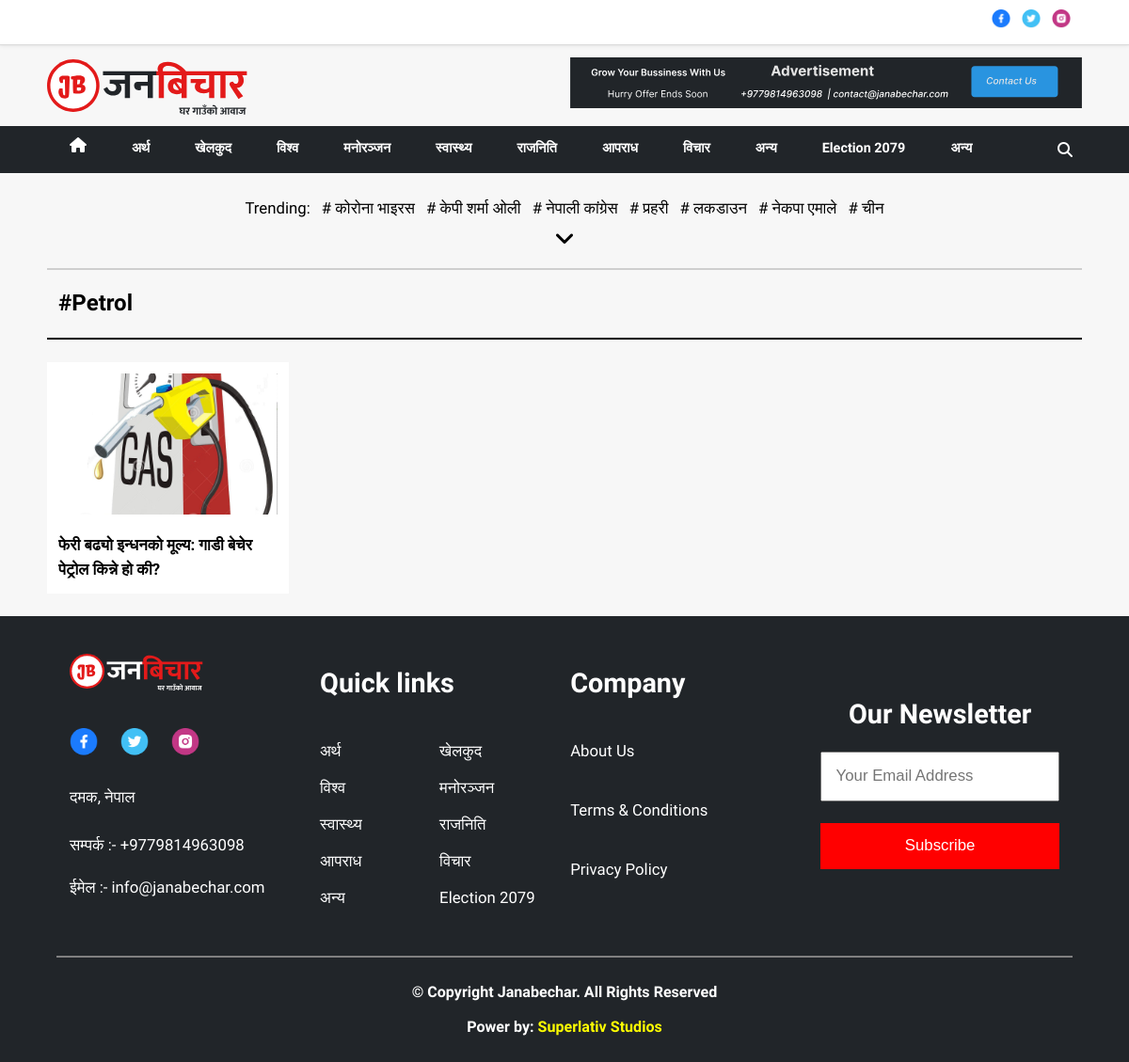
Before: /tag/Petrol/ with the older database file.
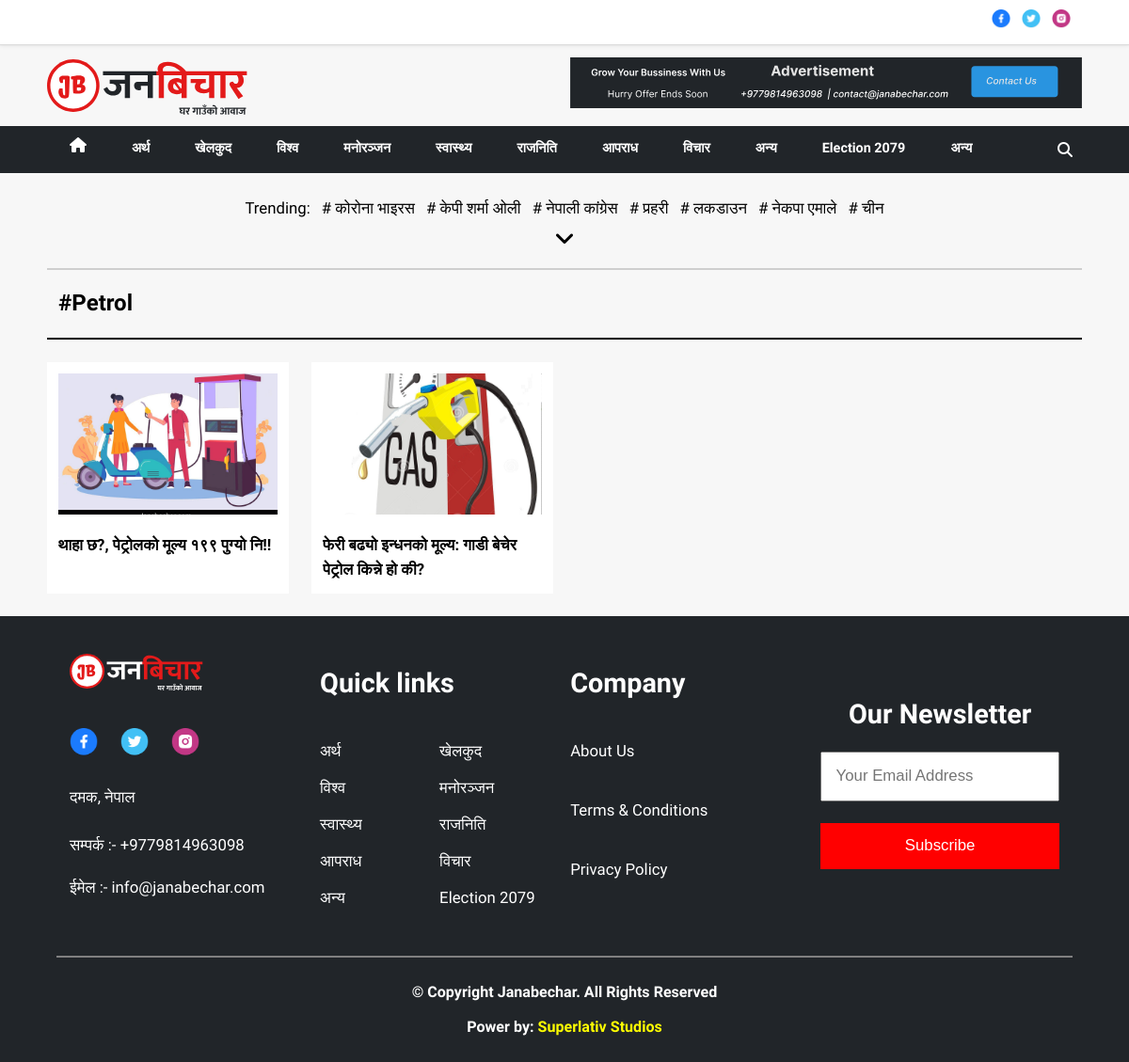
After: the same page with the newer database file.
### news/models.py (models this page shows, shortened)
class Category(models.Model):
    title = models.CharField(max_length=200, blank=True, null=True)
    name = models.CharField(max_length=200)

class Tag(models.Model):
    name = models.CharField(max_length=200)
    created_at = models.DateTimeField(auto_now_add=True)

class News(models.Model):
    title = models.CharField(max_length=500)
    is_highlighted = models.BooleanField(default=False)
    is_main = models.BooleanField(default=False)
    category = models.ForeignKey(
        Category, on_delete=models.CASCADE, related_name='cat')
    tag = models.ManyToManyField(
        Tag, blank=True, related_name='tag')
    description = models.TextField(blank=True, null=True)
    content = RichTextUploadingField(blank=True, null=True)
    image = models.ImageField(blank=True, upload_to=get_obs_upload_path())
    published_at = models.DateTimeField()
    updated_at = models.DateTimeField(auto_now=True)
    class Meta:
        verbose_name_plural = 'News'

### news/views.py (the view)
# urls.py: path("tag/<str:name>/", tag, name="tag"),
def tag(request, name):
    npdate = TodayBS()
    tags = Tag.objects.all()
    categories = Category.objects.all()
    news = News.objects.filter(tag__name=name).order_by('-published_at')
    page = "tag"
    context = {
        'npdate': npdate,
        'title': name,
        'page': page,
        'news': news,
        'tags': tags,
        'categories': categories,
    }
    return render(request, 'tage.html', context)

### news/utils.py (called while the page is built)
def TodayBS():
    today = datetime.now()
    date = convert_AD_to_BS(today.year, today.month, today.day)
    ne_date = bsdate(date[0], date[1], date[2])
    return ne_date.strftime("%B %d %Y,%A", lang='ne')

### templates/tage.html (shortened to what this page needs)
{% extends 'base.html' %}
{% load static %}
{% block content %}
<div class="fs-2 fw-bold pl-1  pv-1-5 border-style  my-container">#{{title}} </div>
<div class="my-container grid grid-column-4-1fr mob-grid gap-2 pt-2 pb-2">
    {% for new in news%}
    {% include 'include/news-article.html' %}
    {%endfor%}
</div>
{% endblock %}

### templates/include/header.html (shortened to what this page needs)
{% load static%}
<div class="expanded-w h-48 center border-bottom-1-gray box-white">
    <div class="row sb ai-center my-container pl-1 pr-1">
        <div class="row gap-1 center">
            <a href="#"> <img class="h-20" src="{% static 'media/Facebook.png' %}" alt=""></a>
            <a href="#"> <img class="h-20" src="{% static 'media/Twitter.png' %}" alt=""></a>
            <a href="#"> <img class="h-20" src="{% static 'media/Instagram.png' %}" alt=""></a>
        </div>
    </div>
</div>
<div class="my-container pv-0-5">
    <div class="grid-column-2-1fr mob-grid center gap-1">
        <div class="expanded-w center-800">
            <img class="cover expanded-40 pointer" onclick="redirectHome()"
                src="{% static 'media/logo/janabechar.svg' %}" alt="">
        </div>
        <div class="">
            <img class="cover expanded-w" src="{% static 'media/banner/banner.svg' %}" alt="">
        </div>
    </div>
</div>
<div class="nav-wrapper expanded-w bg-lightblack" id="nav-wrapper">
    <div class="container my-container ">
        <div class="menu-items fs-1-2" id="menu-items">
            {% if page == 'home' %}
            <a class="nav-link active text-white" href="{% url 'home' %}"> <i class="fa fa-home"
                    aria-hidden="true"></i></a>
            {% else %}
            <a class="nav-link" href="{% url 'home' %}"> <i class="fa fa-home" aria-hidden="true"></i></a>
            {% endif %}
            {% for category in categories %}
            {% if page == category.title %}
            <a class="nav-link active text-white" href="{% url 'category' title=category.title %}">{{category.name}}</a>
            {% else %}
            <a class="nav-link" href="{% url 'category' title=category.title %}">{{category.name}}</a>
            {% endif %}
            {%endfor%}
            <a class="nav-link" href="{% url 'category' title='more' %}">अन्य</a>
        </div>
        <div class="column">
            <i class="fa fa-search padding-10 text-white pointer" id="search-icon" aria-hidden="true"
                onclick="showSearchInput()">
            </i>
        </div>
    </div>
</div>

### templates/include/trending.html (shortened to what this page needs)
{% load static%}
<div class="my-container pad-2 fs-1-4 center bxshadow pt-2 pb-1">
    <div class="row-wrapper gap-1">
        <p>Trending:</p>
        {% for tag in tags %} {% if forloop.counter < 8 %} <a href="{% url 'tag' name=tag.name %}"># {{tag.name}}</a>
            {% endif %}
            {% endfor %}
    </div>
    <div class=" fw-bold">
        <p id="show-tag" class="pointer fs-2" onclick="showtages()">
            <i class="fa fa-angle-down" aria-hidden="true"></i>
        </p>
    </div>
</div>

### templates/include/news-article.html
{% load static %}
<div class="expanded-w bg-white pad-1">
    <a href="{% url 'news' id=new.id %}">
        <img class="expanded-w  h-150 cover pointer" src="{{new.image.url}}" alt="">
    </a>
    <div class="line-limit-3 fs-1-4 fw-bold pt-1">
        <a href="{% url 'news' id=new.id %}">
            {{new.title}}
        </a>
    </div>
</div>

### templates/include/footer.html (shortened to what this page needs)
{% load static %}
<footer class="expanded center bg-lightblack  ">
    <div class="my-container pad-2 grid grid-column-4-1fr mob-grid text-white gap-2 ">
        <div class="logo-footer column gap-1 expanded-w">
            <img class="expanded-60 pt-0-8" src="{% static 'media/logo/janabechar-black.svg' %}" alt="">
            <div class="row dec-none gap-2 pt-2  ">
                <a href="#"> <img class="h-30" src="{% static 'media/Facebook.png' %}" alt=""></a>
                <a href="#"> <img class="h-30" src="{% static 'media/Twitter.png' %}" alt=""></a>
                <a href="#"> <img class="h-30" src="{% static 'media/Instagram.png' %}" alt=""></a>
            </div>
            <div class=" pt-1 fs-1-4 ">दमक, नेपाल</div>
            <div class=" pt-1 fs-1-4 ">सम्पर्क :- +9779814963098</div>
            <div class=" pt-0-5 fs-1-4 ">ईमेल :- info@janabechar.com</div>
        </div>
        <div class="contact-footer column   gap-1 expanded-w  pt-2">
            <div class="fs-2-4 fw-bold">Quick links</div>
            <div class="grid grid-column-2-1fr pt-2 fs-1-4 text-white gap-1">
                {% for category in categories %}
                <a class=" text-white" href="{% url 'category' title=category.title %}">{{category.name}}</a>
                {% endfor %}
            </div>
        </div>
        <div class="contact-footer column gap-1 expanded-w pt-2">
            <a class=" fs-2-4 fw-bold">Company</a>
            <a class=" circle-icon pt-2 fs-1-4">About Us</a>
            <a class="fs-1-4 pt-2">Terms & Conditions</a>
            <a class="fs-1-4 pt-2">Privacy Policy</a>
        </div>
        <div class="expanded-w center">
            <div class="subscribe-box column gap-0-5 text-center expanded-w  h-200 expanded pt-1" id="subscribe-input">
                <a class=" fs-2-4 fw-bold">Our Newsletter</a>
                <div class="sb-1"></div>
                <input type="text" class="pad-1-2 fs-1-4" id="email-subscription" placeholder="Your Email Address">
                <div class="sb-1"></div>
                <button type="submit" class=" btn  pad-1-2 fs-1-4 text-white bg-red pointer" id="subscribe-button"
                    onclick="subscribe()">Subscribe</button>
            </div>
        </div>
    </div>
    <div class="sb-2"></div>
    <hr width="90%" color="gray">
    <div class="sb-2"></div>
    <div class="column center fs-2 text-white pb-2 gap-1">
        <h6>© Copyright Janabechar. All Rights Reserved</h6>
        <h6>Power by: <a class="text-yellow" href="http://superlativstudios.com/"> Superlativ Studios</a>
        </h6>
    </div>
</footer>

Changed rows visible on the page:
added News: image (picture), title "थाहा छ?, पेट्रोलको मूल्य १९९ पुग्यो नि!!"
